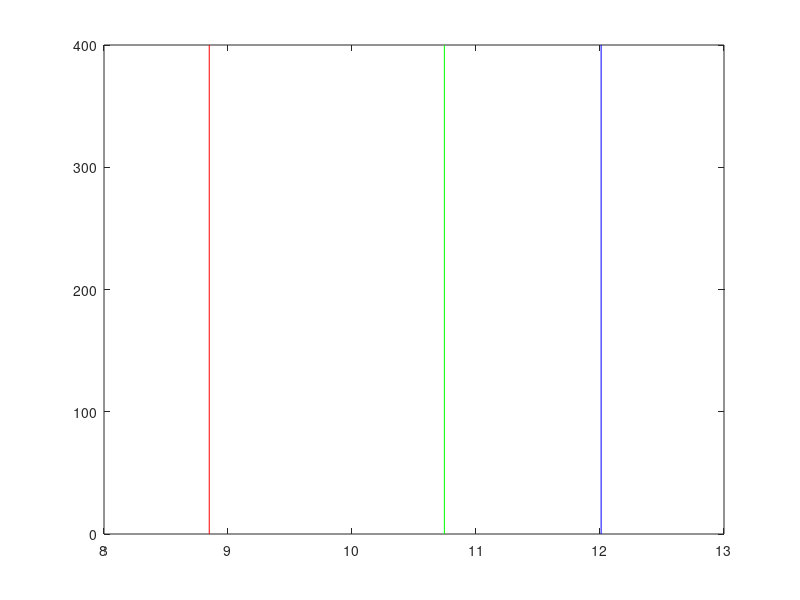

This figure's MATLAB source:
% Thiet ke may bay
% Tinh toan wing loading (WS - at take off), power-off condition

% Power off stalling performance expectation
CLmax=[1.4 1.7 1.9]; % maximum CL "flaps up/CLEAN CONFIGURATION"
Vs = 72.91; % ft/s = 22.2 m/s or 80 km/h

disp('W/S for Stall Speed Sizing');
WSTOstalllim = (Vs^2*0.0765).*CLmax./(2*32.17) % 0.0765 is air density in lbs/ft^3, WSTO is in psf

plot([WSTOstalllim(1);WSTOstalllim(1)],[0;400],'red')
hold on
plot([WSTOstalllim(2);WSTOstalllim(2)],[0;400],'green')
hold on
plot([WSTOstalllim(3);WSTOstalllim(3)],[0;400],'blue')
hold on